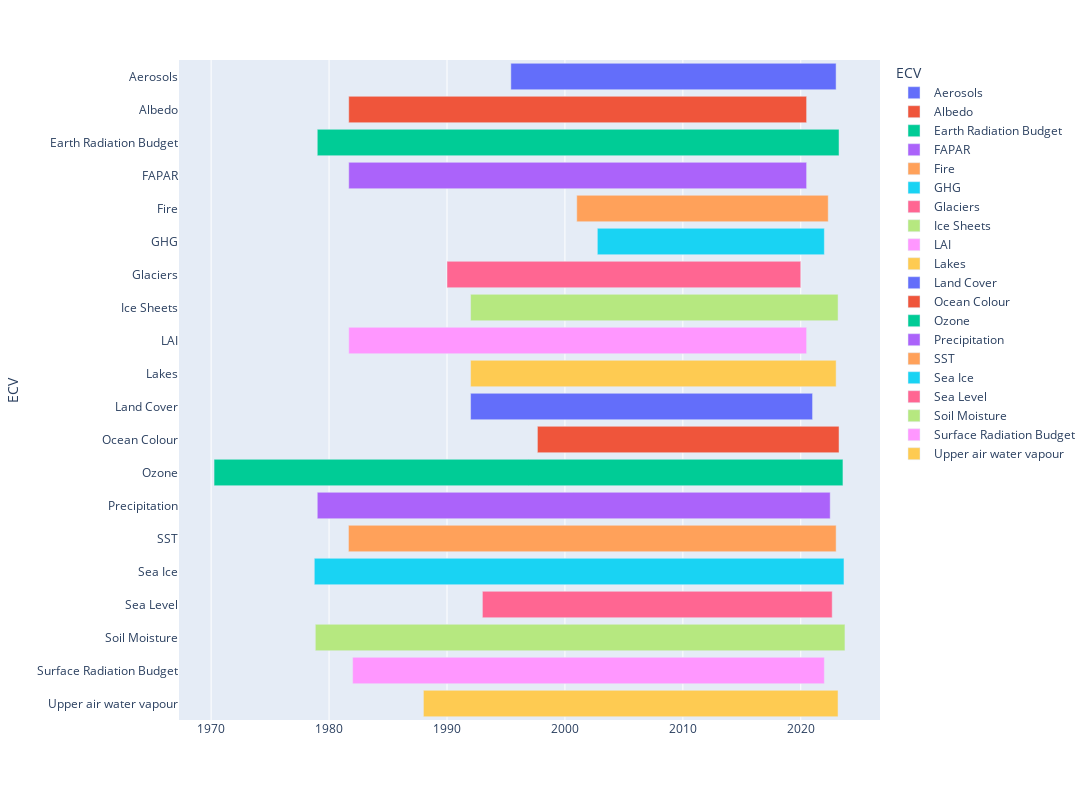

Notebook cell for this chart:
### Code cell
df2 = datasets_df.copy()

sdates=df2.groupby(['ECV'])['startdate'].min()
edates=df2.groupby(['ECV'])['enddate'].max()

df3 =pd.concat([sdates,edates],axis=1)
print(df3.to_markdown())

fig = px.timeline(df3, x_start="startdate", x_end="enddate", y=df3.index,color=df3.index)
# fig = px.timeline(datasets_df, x_start="startdate", x_end="enddate", y='ECV')
# fig.update_yaxes(autorange="reversed")
fig.update_layout(
    autosize=False,
    width=1200,
    height=800,
)
fig.show()

### Figure 1 — Plotly figure (JSON) as saved in the notebook; plotly's stock layout.template omitted (floating-point values rounded to 4 significant figures)
{"data": [{"alignmentgroup": "True", "base": ["1995-06-01"], "hovertemplate": "ECV=%{y}<br>startdate=%{base}<br>enddate=%{x}<extra></extra>", "legendgroup": "Aerosols", "marker": {"color": "#636efa", "pattern": {"shape": ""}}, "name": "Aerosols", "offsetgroup": "Aerosols", "orientation": "h", "showlegend": true, "textposition": "auto", "type": "bar", "x": [870393600000], "xaxis": "x", "y": ["Aerosols"], "yaxis": "y"}, {"alignmentgroup": "True", "base": ["1981-09-01"], "hovertemplate": "ECV=%{y}<br>startdate=%{base}<br>enddate=%{x}<extra></extra>", "legendgroup": "Albedo", "marker": {"color": "#EF553B", "pattern": {"shape": ""}}, "name": "Albedo", "offsetgroup": "Albedo", "orientation": "h", "showlegend": true, "textposition": "auto", "type": "bar", "x": [1225324800000], "xaxis": "x", "y": ["Albedo"], "yaxis": "y"}, {"alignmentgroup": "True", "base": ["1979-01-01"], "hovertemplate": "ECV=%{y}<br>startdate=%{base}<br>enddate=%{x}<extra></extra>", "legendgroup": "Earth Radiation Budget", "marker": {"color": "#00cc96", "pattern": {"shape": ""}}, "name": "Earth Radiation Budget", "offsetgroup": "Earth Radiation Budget", "orientation": "h", "showlegend": true, "textposition": "auto", "type": "bar", "x": [1396224000000], "xaxis": "x", "y": ["Earth Radiation Budget"], "yaxis": "y"}, {"alignmentgroup": "True", "base": ["1981-09-01"], "hovertemplate": "ECV=%{y}<br>startdate=%{base}<br>enddate=%{x}<extra></extra>", "legendgroup": "FAPAR", "marker": {"color": "#ab63fa", "pattern": {"shape": ""}}, "name": "FAPAR", "offsetgroup": "FAPAR", "orientation": "h", "showlegend": true, "textposition": "auto", "type": "bar", "x": [1225324800000], "xaxis": "x", "y": ["FAPAR"], "yaxis": "y"}, {"alignmentgroup": "True", "base": ["2001-01-01"], "hovertemplate": "ECV=%{y}<br>startdate=%{base}<br>enddate=%{x}<extra></extra>", "legendgroup": "Fire", "marker": {"color": "#FFA15A", "pattern": {"shape": ""}}, "name": "Fire", "offsetgroup": "Fire", "orientation": "h", "showlegend": true, "textposition": "auto", "type": "bar", "x": [672969600000], "xaxis": "x", "y": ["Fire"], "yaxis": "y"}, {"alignmentgroup": "True", "base": ["2002-10-01"], "hovertemplate": "ECV=%{y}<br>startdate=%{base}<br>enddate=%{x}<extra></extra>", "legendgroup": "GHG", "marker": {"color": "#19d3f3", "pattern": {"shape": ""}}, "name": "GHG", "offsetgroup": "GHG", "orientation": "h", "showlegend": true, "textposition": "auto", "type": "bar", "x": [607478400000], "xaxis": "x", "y": ["GHG"], "yaxis": "y"}, {"alignmentgroup": "True", "base": ["1990-01-01"], "hovertemplate": "ECV=%{y}<br>startdate=%{base}<br>enddate=%{x}<extra></extra>", "legendgroup": "Glaciers", "marker": {"color": "#FF6692", "pattern": {"shape": ""}}, "name": "Glaciers", "offsetgroup": "Glaciers", "orientation": "h", "showlegend": true, "textposition": "auto", "type": "bar", "x": [946598400000], "xaxis": "x", "y": ["Glaciers"], "yaxis": "y"}, {"alignmentgroup": "True", "base": ["1992-01-01"], "hovertemplate": "ECV=%{y}<br>startdate=%{base}<br>enddate=%{x}<extra></extra>", "legendgroup": "Ice Sheets", "marker": {"color": "#B6E880", "pattern": {"shape": ""}}, "name": "Ice Sheets", "offsetgroup": "Ice Sheets", "orientation": "h", "showlegend": true, "textposition": "auto", "type": "bar", "x": [983404800000], "xaxis": "x", "y": ["Ice Sheets"], "yaxis": "y"}, {"alignmentgroup": "True", "base": ["1981-09-01"], "hovertemplate": "ECV=%{y}<br>startdate=%{base}<br>enddate=%{x}<extra></extra>", "legendgroup": "LAI", "marker": {"color": "#FF97FF", "pattern": {"shape": ""}}, "name": "LAI", "offsetgroup": "LAI", "orientation": "h", "showlegend": true, "textposition": "auto", "type": "bar", "x": [1225324800000], "xaxis": "x", "y": ["LAI"], "yaxis": "y"}, {"alignmentgroup": "True", "base": ["1992-01-01"], "hovertemplate": "ECV=%{y}<br>startdate=%{base}<br>enddate=%{x}<extra></extra>", "legendgroup": "Lakes", "marker": {"color": "#FECB52", "pattern": {"shape": ""}}, "name": "Lakes", "offsetgroup": "Lakes", "orientation": "h", "showlegend": true, "textposition": "auto", "type": "bar", "x": [978220800000], "xaxis": "x", "y": ["Lakes"], "yaxis": "y"}, {"alignmentgroup": "True", "base": ["1992-01-01"], "hovertemplate": "ECV=%{y}<br>startdate=%{base}<br>enddate=%{x}<extra></extra>", "legendgroup": "Land Cover", "marker": {"color": "#636efa", "pattern": {"shape": ""}}, "name": "Land Cover", "offsetgroup": "Land Cover", "orientation": "h", "showlegend": true, "textposition": "auto", "type": "bar", "x": [915148800000], "xaxis": "x", "y": ["Land Cover"], "yaxis": "y"}, {"alignmentgroup": "True", "base": ["1997-09-01"], "hovertemplate": "ECV=%{y}<br>startdate=%{base}<br>enddate=%{x}<extra></extra>", "legendgroup": "Ocean Colour", "marker": {"color": "#EF553B", "pattern": {"shape": ""}}, "name": "Ocean Colour", "offsetgroup": "Ocean Colour", "orientation": "h", "showlegend": true, "textposition": "auto", "type": "bar", "x": [807148800000], "xaxis": "x", "y": ["Ocean Colour"], "yaxis": "y"}, {"alignmentgroup": "True", "base": ["1970-04-01"], "hovertemplate": "ECV=%{y}<br>startdate=%{base}<br>enddate=%{x}<extra></extra>", "legendgroup": "Ozone", "marker": {"color": "#00cc96", "pattern": {"shape": ""}}, "name": "Ozone", "offsetgroup": "Ozone", "orientation": "h", "showlegend": true, "textposition": "auto", "type": "bar", "x": [1682899200000], "xaxis": "x", "y": ["Ozone"], "yaxis": "y"}, {"alignmentgroup": "True", "base": ["1979-01-01"], "hovertemplate": "ECV=%{y}<br>startdate=%{base}<br>enddate=%{x}<extra></extra>", "legendgroup": "Precipitation", "marker": {"color": "#ab63fa", "pattern": {"shape": ""}}, "name": "Precipitation", "offsetgroup": "Precipitation", "orientation": "h", "showlegend": true, "textposition": "auto", "type": "bar", "x": [1372550400000], "xaxis": "x", "y": ["Precipitation"], "yaxis": "y"}, {"alignmentgroup": "True", "base": ["1981-08-24"], "hovertemplate": "ECV=%{y}<br>startdate=%{base}<br>enddate=%{x}<extra></extra>", "legendgroup": "SST", "marker": {"color": "#FFA15A", "pattern": {"shape": ""}}, "name": "SST", "offsetgroup": "SST", "orientation": "h", "showlegend": true, "textposition": "auto", "type": "bar", "x": [1304985600000], "xaxis": "x", "y": ["SST"], "yaxis": "y"}, {"alignmentgroup": "True", "base": ["1978-10-01"], "hovertemplate": "ECV=%{y}<br>startdate=%{base}<br>enddate=%{x}<extra></extra>", "legendgroup": "Sea Ice", "marker": {"color": "#19d3f3", "pattern": {"shape": ""}}, "name": "Sea Ice", "offsetgroup": "Sea Ice", "orientation": "h", "showlegend": true, "textposition": "auto", "type": "bar", "x": [1417392000000], "xaxis": "x", "y": ["Sea Ice"], "yaxis": "y"}, {"alignmentgroup": "True", "base": ["1993-01-01"], "hovertemplate": "ECV=%{y}<br>startdate=%{base}<br>enddate=%{x}<extra></extra>", "legendgroup": "Sea Level", "marker": {"color": "#FF6692", "pattern": {"shape": ""}}, "name": "Sea Level", "offsetgroup": "Sea Level", "orientation": "h", "showlegend": true, "textposition": "auto", "type": "bar", "x": [936057600000], "xaxis": "x", "y": ["Sea Level"], "yaxis": "y"}, {"alignmentgroup": "True", "base": ["1978-11-01"], "hovertemplate": "ECV=%{y}<br>startdate=%{base}<br>enddate=%{x}<extra></extra>", "legendgroup": "Soil Moisture", "marker": {"color": "#B6E880", "pattern": {"shape": ""}}, "name": "Soil Moisture", "offsetgroup": "Soil Moisture", "orientation": "h", "showlegend": true, "textposition": "auto", "type": "bar", "x": [1417305600000], "xaxis": "x", "y": ["Soil Moisture"], "yaxis": "y"}, {"alignmentgroup": "True", "base": ["1982-01-01"], "hovertemplate": "ECV=%{y}<br>startdate=%{base}<br>enddate=%{x}<extra></extra>", "legendgroup": "Surface Radiation Budget", "marker": {"color": "#FF97FF", "pattern": {"shape": ""}}, "name": "Surface Radiation Budget", "offsetgroup": "Surface Radiation Budget", "orientation": "h", "showlegend": true, "textposition": "auto", "type": "bar", "x": [1262217600000], "xaxis": "x", "y": ["Surface Radiation Budget"], "yaxis": "y"}, {"alignmentgroup": "True", "base": ["1988-01-01"], "hovertemplate": "ECV=%{y}<br>startdate=%{base}<br>enddate=%{x}<extra></extra>", "legendgroup": "Upper air water vapour", "marker": {"color": "#FECB52", "pattern": {"shape": ""}}, "name": "Upper air water vapour", "offsetgroup": "Upper air water vapour", "orientation": "h", "showlegend": true, "textposition": "auto", "type": "bar", "x": [1109548800000], "xaxis": "x", "y": ["Upper air water vapour"], "yaxis": "y"}], "layout": {"autosize": false, "barmode": "overlay", "height": 800, "legend": {"title": {"text": "ECV"}, "tracegroupgap": 0}, "margin": {"t": 60}, "width": 1200, "xaxis": {"anchor": "y", "domain": [0, 1], "type": "date"}, "yaxis": {"anchor": "x", "categoryarray": ["Upper air water vapour", "Surface Radiation Budget", "Soil Moisture", "Sea Level", "Sea Ice", "SST", "Precipitation", "Ozone", "Ocean Colour", "Land Cover", "Lakes", "LAI", "Ice Sheets", "Glaciers", "GHG", "Fire", "FAPAR", "Earth Radiation Budget", "Albedo", "Aerosols"], "categoryorder": "array", "domain": [0, 1], "title": {"text": "ECV"}}}}
